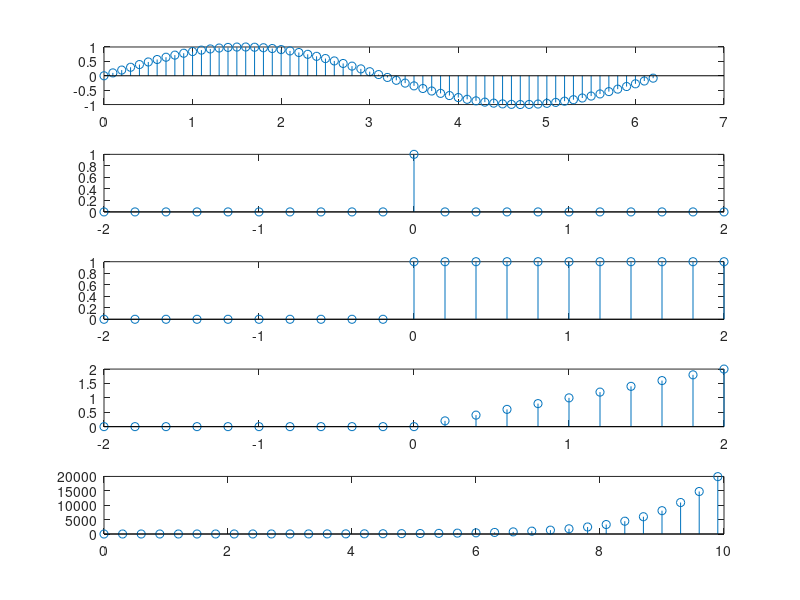

Write MATLAB code to recreate this figure.
% sin

t=0:0.1:2*pi;
y=sin(t);
subplot(5,1,1);
stem (t, y);



t = -2 : 0.2 : 2;
% impluse

impulse = t==0;
subplot(5,1,2);
stem(t,impulse);

% unit step
unitstep = t>=0;
subplot(5,1,3);
stem(t,unitstep);

% ramp
ramp = t.*unitstep;
subplot(5,1,4);
stem(t,ramp);

% exponential

t = 0: 0.3 : 10;
expo=exp(t);
subplot(5,1,5);
stem(t,expo);


